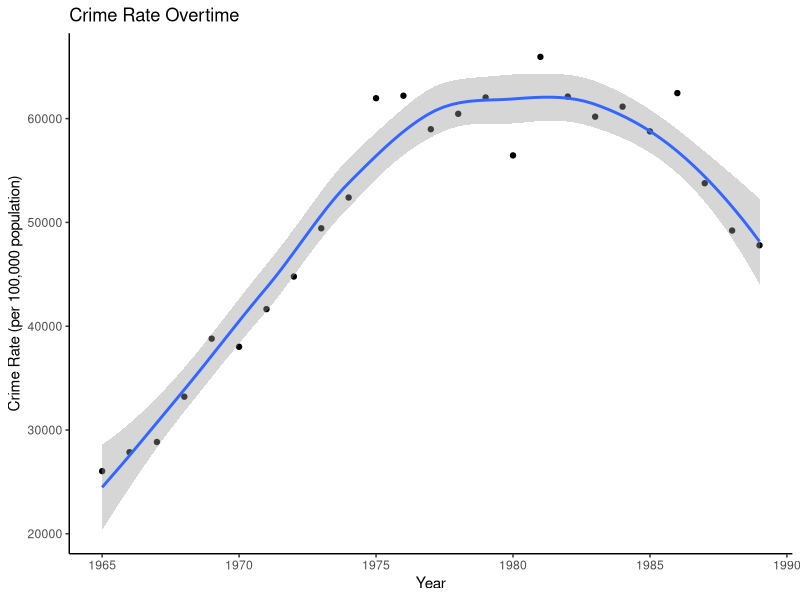

Recreate this plot in R.
# read in data
crime = read.table("crime.txt", header=TRUE, sep="\t", stringsAsFactors=FALSE)

# use ggplot to produce scatterplot
library(ggplot2)
ggplot(crime, aes(x=Year, y=Crime.Rate)) +
  geom_point() +
  xlab("Year") +
  ylab("Crime Rate (per 100,000 population)") +
  ggtitle("Crime Rate Overtime") +
  stat_smooth(method="loess") +
  theme_classic() 
  
